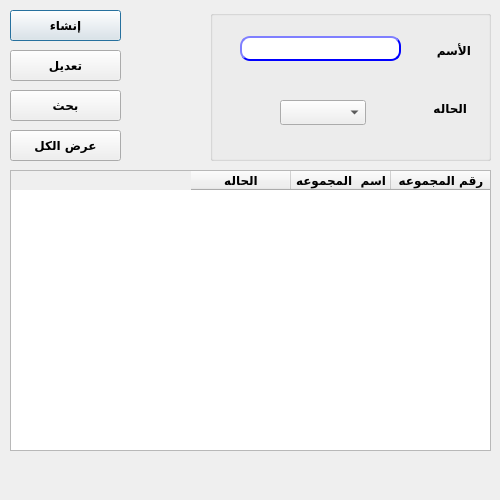
<?xml version="1.0" encoding="UTF-8"?>
<ui version="4.0">
 <class>CustomerGP</class>
 <widget class="QDialog" name="CustomerGP">
  <property name="geometry">
   <rect>
    <x>0</x>
    <y>0</y>
    <width>500</width>
    <height>500</height>
   </rect>
  </property>
  <property name="minimumSize">
   <size>
    <width>500</width>
    <height>500</height>
   </size>
  </property>
  <property name="maximumSize">
   <size>
    <width>500</width>
    <height>500</height>
   </size>
  </property>
  <property name="windowTitle">
   <string>إنشاء محموعه عملاء</string>
  </property>
  <widget class="QPushButton" name="BTN_createCustGp">
   <property name="geometry">
    <rect>
     <x>10</x>
     <y>10</y>
     <width>111</width>
     <height>31</height>
    </rect>
   </property>
   <property name="font">
    <font>
     <family>29LT Bukra Regular</family>
     <pointsize>9</pointsize>
     <weight>75</weight>
     <bold>true</bold>
    </font>
   </property>
   <property name="styleSheet">
    <string notr="true"/>
   </property>
   <property name="text">
    <string>إنشاء</string>
   </property>
  </widget>
  <widget class="QTableWidget" name="Qtable_custGP">
   <property name="geometry">
    <rect>
     <x>10</x>
     <y>170</y>
     <width>481</width>
     <height>281</height>
    </rect>
   </property>
   <property name="font">
    <font>
     <family>29LT Bukra Regular</family>
     <pointsize>9</pointsize>
     <weight>75</weight>
     <bold>true</bold>
    </font>
   </property>
   <property name="layoutDirection">
    <enum>Qt::RightToLeft</enum>
   </property>
   <column>
    <property name="text">
     <string>رقم المجموعه</string>
    </property>
   </column>
   <column>
    <property name="text">
     <string>اسم  المجموعه</string>
    </property>
   </column>
   <column>
    <property name="text">
     <string>الحاله</string>
    </property>
   </column>
  </widget>
  <widget class="QPushButton" name="BTN_modifyCustGp">
   <property name="geometry">
    <rect>
     <x>10</x>
     <y>50</y>
     <width>111</width>
     <height>31</height>
    </rect>
   </property>
   <property name="font">
    <font>
     <family>29LT Bukra Regular</family>
     <pointsize>9</pointsize>
     <weight>75</weight>
     <bold>true</bold>
    </font>
   </property>
   <property name="styleSheet">
    <string notr="true"/>
   </property>
   <property name="text">
    <string>تعديل</string>
   </property>
  </widget>
  <widget class="QPushButton" name="BTN_searchCustGp">
   <property name="geometry">
    <rect>
     <x>10</x>
     <y>90</y>
     <width>111</width>
     <height>31</height>
    </rect>
   </property>
   <property name="font">
    <font>
     <family>29LT Bukra Regular</family>
     <pointsize>9</pointsize>
     <weight>75</weight>
     <bold>true</bold>
    </font>
   </property>
   <property name="styleSheet">
    <string notr="true"/>
   </property>
   <property name="text">
    <string>بحث</string>
   </property>
  </widget>
  <widget class="QLabel" name="LB_custGpId">
   <property name="enabled">
    <bool>false</bool>
   </property>
   <property name="geometry">
    <rect>
     <x>150</x>
     <y>30</y>
     <width>31</width>
     <height>20</height>
    </rect>
   </property>
   <property name="font">
    <font>
     <family>29LT Bukra Regular</family>
     <pointsize>9</pointsize>
     <weight>75</weight>
     <bold>true</bold>
    </font>
   </property>
   <property name="text">
    <string/>
   </property>
  </widget>
  <widget class="QLabel" name="LB_status">
   <property name="enabled">
    <bool>false</bool>
   </property>
   <property name="geometry">
    <rect>
     <x>150</x>
     <y>110</y>
     <width>31</width>
     <height>21</height>
    </rect>
   </property>
   <property name="font">
    <font>
     <family>29LT Bukra Regular</family>
     <pointsize>9</pointsize>
     <weight>75</weight>
     <bold>true</bold>
    </font>
   </property>
   <property name="text">
    <string/>
   </property>
  </widget>
  <widget class="QPushButton" name="BTN_searchCustGp_all">
   <property name="geometry">
    <rect>
     <x>10</x>
     <y>130</y>
     <width>111</width>
     <height>31</height>
    </rect>
   </property>
   <property name="font">
    <font>
     <family>29LT Bukra Regular</family>
     <pointsize>9</pointsize>
     <weight>75</weight>
     <bold>true</bold>
    </font>
   </property>
   <property name="styleSheet">
    <string notr="true"/>
   </property>
   <property name="text">
    <string>عرض الكل</string>
   </property>
  </widget>
  <widget class="QGroupBox" name="groupBox">
   <property name="geometry">
    <rect>
     <x>210</x>
     <y>10</y>
     <width>281</width>
     <height>151</height>
    </rect>
   </property>
   <property name="font">
    <font>
     <family>29LT Bukra Regular</family>
     <pointsize>9</pointsize>
     <weight>75</weight>
     <bold>true</bold>
    </font>
   </property>
   <property name="title">
    <string/>
   </property>
   <widget class="QComboBox" name="CMB_custGroup">
    <property name="geometry">
     <rect>
      <x>70</x>
      <y>90</y>
      <width>86</width>
      <height>25</height>
     </rect>
    </property>
    <property name="font">
     <font>
      <family>29LT Bukra Regular</family>
      <pointsize>9</pointsize>
      <weight>75</weight>
      <bold>true</bold>
     </font>
    </property>
   </widget>
   <widget class="QLabel" name="desc">
    <property name="geometry">
     <rect>
      <x>180</x>
      <y>30</y>
      <width>81</width>
      <height>21</height>
     </rect>
    </property>
    <property name="font">
     <font>
      <family>29LT Bukra Regular</family>
      <pointsize>9</pointsize>
      <weight>75</weight>
      <bold>true</bold>
     </font>
    </property>
    <property name="text">
     <string>الأسم</string>
    </property>
   </widget>
   <widget class="QLabel" name="label_2">
    <property name="geometry">
     <rect>
      <x>190</x>
      <y>90</y>
      <width>67</width>
      <height>17</height>
     </rect>
    </property>
    <property name="font">
     <font>
      <family>29LT Bukra Regular</family>
      <pointsize>9</pointsize>
      <weight>75</weight>
      <bold>true</bold>
     </font>
    </property>
    <property name="text">
     <string>الحاله</string>
    </property>
   </widget>
   <widget class="QLineEdit" name="LE_desc">
    <property name="geometry">
     <rect>
      <x>30</x>
      <y>26</y>
      <width>161</width>
      <height>25</height>
     </rect>
    </property>
    <property name="font">
     <font>
      <family>29LT Bukra Regular</family>
      <pointsize>9</pointsize>
      <weight>75</weight>
      <bold>true</bold>
     </font>
    </property>
    <property name="styleSheet">
     <string notr="true">QLineEdit{
                                        background-color: white;
                                        border-style: outset;
                                        border-width: 2px;
                                        border-radius: 10px;
                                        border-color: blue;
                                        min-width: 6em;
                                        }
                                        QLineEdit:hover {
                                        background: qradialgradient(
                                        cx: 0.3, cy: -0.4, fx: 0.3, fy: -0.4,
                                        radius: 1.35, stop: 0 #fff, stop: 1 #bbb
                                        );
                                        }
                                       QLineEdit:pressed {
                                        border-style: inset;
                                        background: qradialgradient(
                                        cx: 0.4, cy: -0.1, fx: 0.4, fy: -0.1,
                                        radius: 1.35, stop: 0 #fff, stop: 1 #ddd
                                        );
                                        }
                                    </string>
    </property>
    <property name="maxLength">
     <number>50</number>
    </property>
   </widget>
  </widget>
  <zorder>groupBox</zorder>
  <zorder>BTN_createCustGp</zorder>
  <zorder>Qtable_custGP</zorder>
  <zorder>BTN_modifyCustGp</zorder>
  <zorder>BTN_searchCustGp</zorder>
  <zorder>LB_custGpId</zorder>
  <zorder>LB_status</zorder>
  <zorder>BTN_searchCustGp_all</zorder>
 </widget>
 <resources/>
 <connections/>
</ui>
